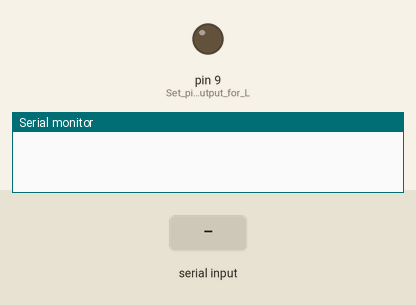
This sketch was run on a simulated Arduino Uno, built with avr-gcc and run on an emulated ATmega328P. Parts: output pins drawn as LEDs (lit = HIGH), the last lines printed to the serial monitor. The test bench sets the inputs (shaded band).

Above: at 1.2 s.
1.3 s: "90,45\n" received over Serial
At 1.9 s:
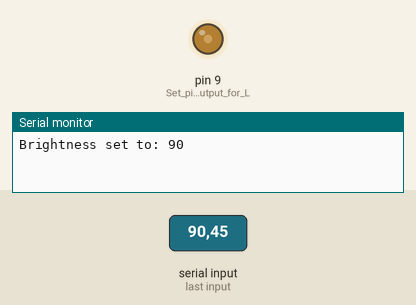
2.8 s: "30,150\n" received over Serial
At 3.1 s:
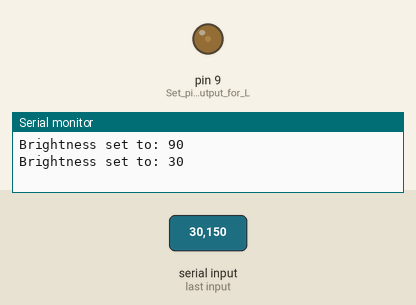
4.3 s: "200\n" received over Serial
At 5.3 s:
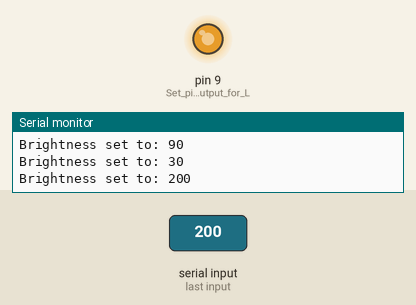
5.8 s: "90\n" received over Serial
At 6.4 s:
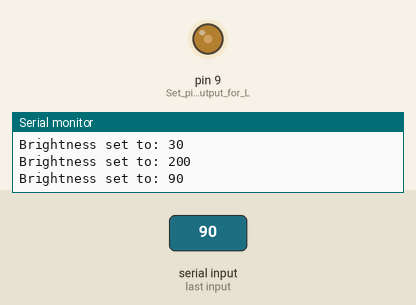
Timing chart, 0 to 8.3 s (numbered marks = the images above; inputs shaded):
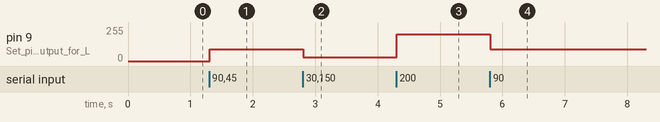

The sketch:

Brightness.ino
```cpp
// arduino_brightness_control.ino
// Connect LED to Pin 9 (PWM capable pin)

void setup() {
  Serial.begin(9600);        // Initialize serial communication
  pinMode(9, OUTPUT);        // Set pin 9 as output for LED (PWM)
  analogWrite(9, 0);         // Start with LED off (0 brightness)
}

void loop() {
  if (Serial.available() > 0) {
    String command = Serial.readStringUntil('\n');
    command.trim();

    // Brightness value should be 0-255
    int brightness = command.toInt();

    // Ensure brightness is within valid range
    if (brightness >= 0 && brightness <= 255) {
      analogWrite(9, brightness);

      // Optional: Send confirmation back
      Serial.print("Brightness set to: ");
      Serial.println(brightness);
    }
  }
}
```

Measured:
- after the input at 1.3 s, pin 9 (Set_pin_9_as_output_for_L): 0/255 → 90/255 at once
- after the input at 2.8 s, pin 9 (Set_pin_9_as_output_for_L): 90/255 → 30/255 at once
- after the input at 4.3 s, pin 9 (Set_pin_9_as_output_for_L): 30/255 → 200/255 at once
- after the input at 5.8 s, pin 9 (Set_pin_9_as_output_for_L): 200/255 → 90/255 at once
